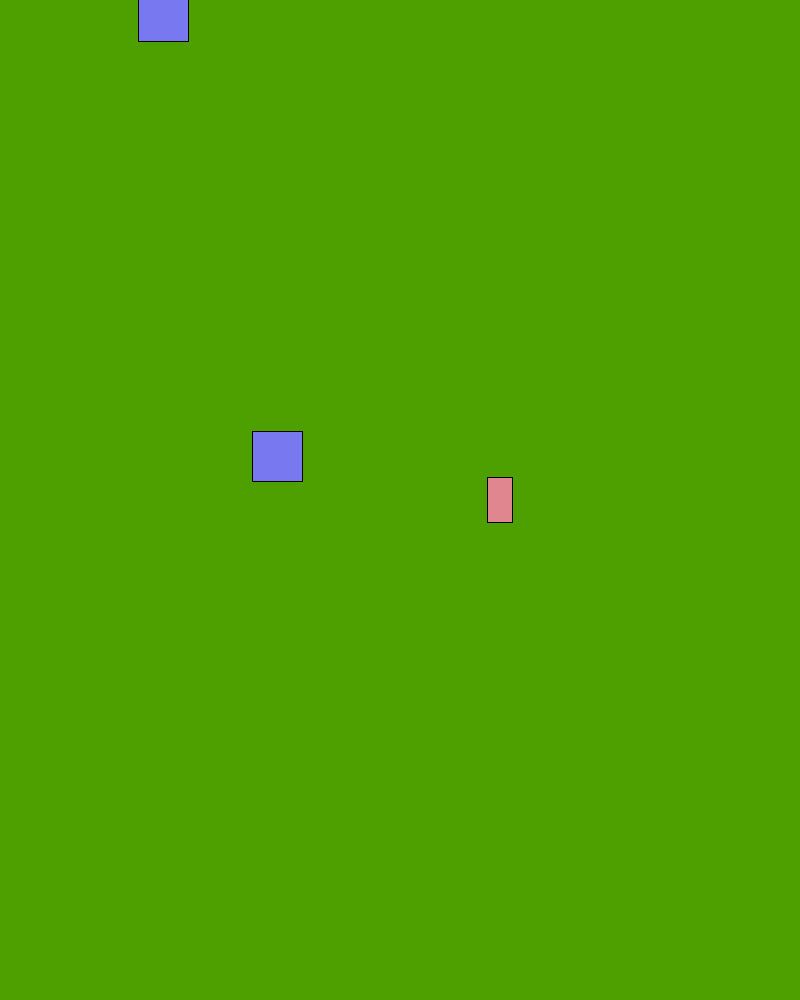
Frame 1 (no input)
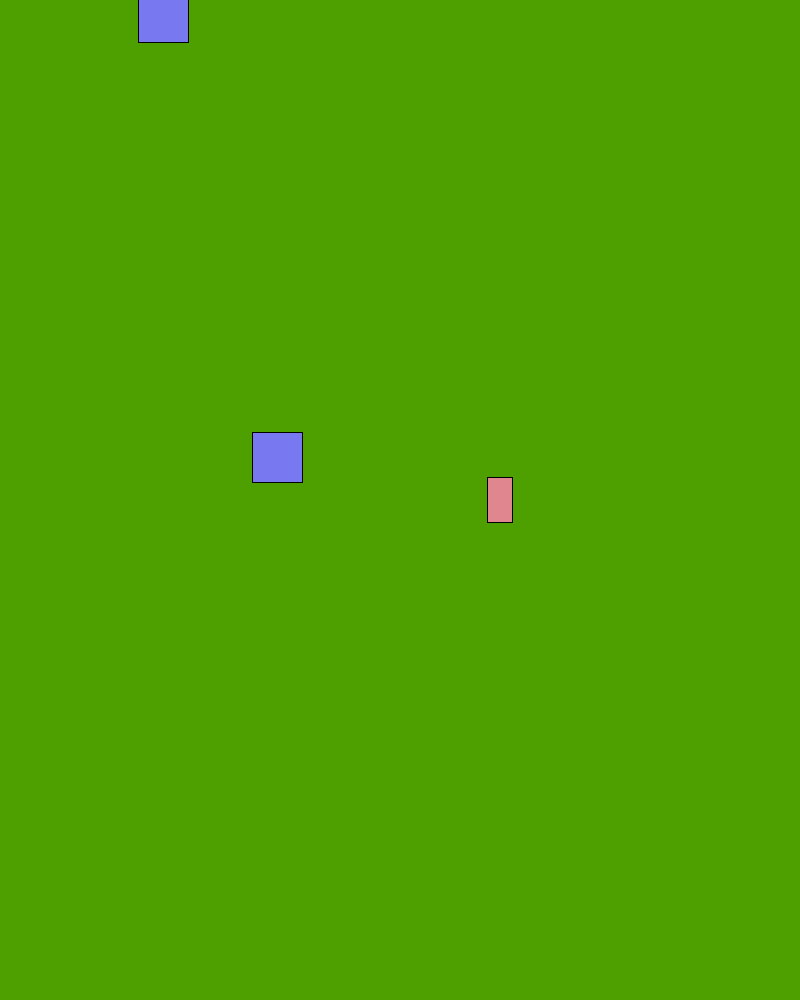
Frame 60 (the mouse pressed at the canvas centre just before this capture)
Frame 120 (the mouse held since frame 60 and released just before this capture): identical to frame 60, image omitted

The Processing sketch that drew these frames (run headless with seeded random() and noise(); from frame 60 on, the mouse is pressed at the canvas centre):

// Processing sketch: racingGame
// ── racingGame.pde
Car newCar;
ObjectGenerator newObject;
  boolean up = false;
  boolean down = false;
  boolean left = false;
  boolean right = false; 
  boolean moreCarSpeed = false;
  boolean lessCarSpeed = false;
  boolean pause = false;
  void setup () {
  size(800, 1000);
  frameRate(60);
  
  newCar = new Car(500, 500);

  newObject = new ObjectGenerator(5);
  rectMode(CENTER);

  newObject = new ObjectGenerator(2);

}




void draw(){
  background(78, 160, 0);
  newCar.draw();
  newObject.draw();
  
  if (newCar.velocity.y == 0) {
    pause = true;
  }
  else{
    pause = false;
  }
  
}



  

void keyPressed() {
  
    if (keyPressed) {
      if (key == 'w') {
        up = true;
        println(up);
      }
      if (key == 's' ) {
        down = true;
      }
      if (key == 'a' ) {
        left = true;
      }
      if (key == 'd') {
        right = true;
      }
      if (key == 'o') {
        moreCarSpeed = true;
      }
      if (key == 'l') {
        lessCarSpeed = true;
      }
      if (key == 'p') {
        pause = true;
      }
   }
}

void keyReleased() {
      if (key == 'w') {
        up = false;
        println(up);
      }
      if (key == 'a' ) {
        left = false;
      }
      if (key == 's' ) {
        down = false;
      }
      if (key == 'd') {
        right = false;
      }
      if (key == 'o') {
        moreCarSpeed = false;
      }
      if (key == 'l') {
        lessCarSpeed = false;
      }
      if (key == 'p') {
        pause = false;
      }
   }
// ── Collision.pde
// class Collision{

// 	public Colision(float x1, float y1, int size1, float x2, float y2, int size2){

// 	}

// 	public calculateCollision(float x1, float y1, int size1, float x2, float y2, int size2){
// 		int maxDistance = size1 + size2;

// 	}
// }

// // boolean squareCollision(float x1, float y1, int size1, float x2, float y2, int size2)
// {
//   int maxDistance = size1 + size2;
//   if(abs(x1 - x2) > maxDistance || abs(y1 - y2) > maxDistance)
//   {
//     return false;
//   }
//   else if(dist(x1, y1, x2, y2) > maxDistance)
//   {
//     return false;
//   }
//   else
//   {
//    return true;
//   }
// }

// ── classCar.pde
public class Car{
  
  int rectX;
  int rectY;
  PVector carPosition;
  PVector velocity;
  float speed = 1;

  int carWidth = 25;
  int carHeight = 45;

  public Car(float x, float y){
    carPosition = new PVector(x, y);
    velocity = new PVector(0, 0);
  }
  
  
  void draw(){
    fill(224, 134, 142);
    rect(carPosition.x, carPosition.y, carWidth, carHeight);
    carPosition.add(velocity);
    updatePositions();
    carCantEscapeTheScreen();
  } 

  void updatePositions() {  

       if(up == true){  
         carPosition.y = carPosition.y - 10; 
       }  

       // if(up == true){  
       //   carPosition.y = carPosition.y - 1; 
       // }  

       if(down == true){  
          carPosition.y = carPosition.y + 10;  
       }  

       if(left == true){  
         carPosition.x = carPosition.x - 10;  
       }  
       if(right == true){  
          carPosition.x = carPosition.x + 10;  
       }

       
       

       if (moreCarSpeed) {
         velocity.y =- 1;

            if(left == true){  
              carPosition.x = carPosition.x - 2;  
             }  
             if(right == true){  
              carPosition.x = carPosition.x + 2;  
             }
       }
       if (moreCarSpeed == false) {
         velocity.y = 0;
       }
}  
  
  
  void carCantEscapeTheScreen(){
  if(carPosition.x > width - carWidth/2){
        carPosition.x = width - carWidth/2;
    }
    // if(carPosition.x > 765 ){
    //     carPosition.x = 765;
    // } 
    if (carPosition.x < carWidth/2) {
      carPosition.x = carWidth/2;
    }
    
    if(carPosition.y > 965){
        carPosition.y = 965;
    }
    if(carPosition.y < 5) {
      carPosition.y = 5;
    }

  }
}
// ── manager.pde
class Manager{

  PVector object;
  ObjectArray[] spawnObjects;

  
  public Manager(int numberOfObjects){
    
    spawnObjects = new ObjectArray[numberOfObjects];

    for (int i = 0; i < spawnObjects.length; ++i) {
      spawnObjects[i]  = new ObjectArray();
    }
  }
  
  
  public void draw(){
    
    for (int i = 0; i < spawnObjects.length; ++i) {
      spawnObjects[i].draw();
    }

  }
// loopar igenom alla object
//när bilens velocity = 0 == pause blir true
//
}
// ── objectArray.pde
public class ObjectArray{
  int objectVelocity = 1;
  PVector objectPosition;
  public ObjectArray(){
    objectPosition = new PVector();

     objectPosition.x = random(0,width);
     objectPosition.y = random(0, height);
  }

  void draw(){

    fill(120, 120, 240);

       objectPosition.y+=(objectVelocity);
       rect(objectPosition.x, objectPosition.y, 50, 50); 
       
   objectCantEscapeTheScreen();
   ifCarStopsSoDoesTheWorld();
  }

void objectCantEscapeTheScreen(){
  
    if(objectPosition.y > height){
        objectPosition.y = -20;
        objectPosition.x = random(width);
    }}

    void ifCarStopsSoDoesTheWorld(){
      if (pause == true) {
         objectVelocity = 0;
      }
      if (pause == false) {
        objectVelocity = 1;
      }
    }
}

// ── objectGenerator.pde
public class ObjectGenerator{
  PVector object;
  ObjectArray[] spawnObjects;
  public ObjectGenerator(int numberOfObjects){
    
    spawnObjects = new ObjectArray[numberOfObjects];

    for (int i = 0; i < spawnObjects.length; ++i) {
      spawnObjects[i]  = new ObjectArray();
    }
  }
  
  
  public void draw(){
    
    for (int i = 0; i < spawnObjects.length; ++i) {
      spawnObjects[i].draw();
    }

  }
// loopar igenom alla object
//när bilens velocity = 0 == pause blir true
//
  
}
